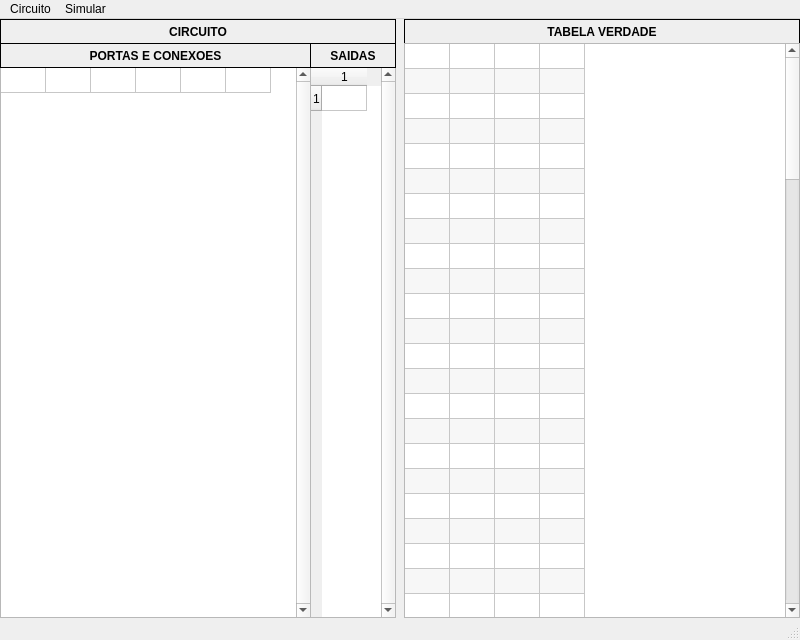
<?xml version="1.0" encoding="UTF-8"?>
<ui version="4.0">
 <class>MainCircuito</class>
 <widget class="QMainWindow" name="MainCircuito">
  <property name="geometry">
   <rect>
    <x>0</x>
    <y>0</y>
    <width>800</width>
    <height>640</height>
   </rect>
  </property>
  <property name="windowTitle">
   <string>Simulador de Circuitos Digitais</string>
  </property>
  <widget class="QWidget" name="centralWidget">
   <widget class="QTableWidget" name="tablePortas">
    <property name="geometry">
     <rect>
      <x>0</x>
      <y>48</y>
      <width>311</width>
      <height>551</height>
     </rect>
    </property>
    <property name="verticalScrollBarPolicy">
     <enum>Qt::ScrollBarAlwaysOn</enum>
    </property>
    <property name="horizontalScrollBarPolicy">
     <enum>Qt::ScrollBarAlwaysOff</enum>
    </property>
    <property name="editTriggers">
     <set>QAbstractItemView::NoEditTriggers</set>
    </property>
    <property name="tabKeyNavigation">
     <bool>false</bool>
    </property>
    <property name="alternatingRowColors">
     <bool>true</bool>
    </property>
    <property name="selectionMode">
     <enum>QAbstractItemView::SingleSelection</enum>
    </property>
    <property name="selectionBehavior">
     <enum>QAbstractItemView::SelectRows</enum>
    </property>
    <property name="rowCount">
     <number>1</number>
    </property>
    <property name="columnCount">
     <number>6</number>
    </property>
    <attribute name="horizontalHeaderVisible">
     <bool>false</bool>
    </attribute>
    <attribute name="horizontalHeaderDefaultSectionSize">
     <number>45</number>
    </attribute>
    <attribute name="horizontalHeaderHighlightSections">
     <bool>false</bool>
    </attribute>
    <attribute name="horizontalHeaderMinimumSectionSize">
     <number>25</number>
    </attribute>
    <attribute name="verticalHeaderVisible">
     <bool>false</bool>
    </attribute>
    <attribute name="verticalHeaderDefaultSectionSize">
     <number>25</number>
    </attribute>
    <attribute name="verticalHeaderMinimumSectionSize">
     <number>20</number>
    </attribute>
    <row/>
    <column/>
    <column/>
    <column/>
    <column/>
    <column/>
    <column/>
   </widget>
   <widget class="QLabel" name="labelPortas">
    <property name="geometry">
     <rect>
      <x>0</x>
      <y>24</y>
      <width>311</width>
      <height>25</height>
     </rect>
    </property>
    <property name="font">
     <font>
      <weight>75</weight>
      <bold>true</bold>
     </font>
    </property>
    <property name="frameShape">
     <enum>QFrame::Box</enum>
    </property>
    <property name="text">
     <string>PORTAS E CONEXOES</string>
    </property>
    <property name="alignment">
     <set>Qt::AlignCenter</set>
    </property>
   </widget>
   <widget class="QTableWidget" name="tableSaidas">
    <property name="geometry">
     <rect>
      <x>310</x>
      <y>48</y>
      <width>86</width>
      <height>551</height>
     </rect>
    </property>
    <property name="verticalScrollBarPolicy">
     <enum>Qt::ScrollBarAlwaysOn</enum>
    </property>
    <property name="horizontalScrollBarPolicy">
     <enum>Qt::ScrollBarAlwaysOff</enum>
    </property>
    <property name="editTriggers">
     <set>QAbstractItemView::NoEditTriggers</set>
    </property>
    <property name="tabKeyNavigation">
     <bool>false</bool>
    </property>
    <property name="alternatingRowColors">
     <bool>true</bool>
    </property>
    <property name="selectionMode">
     <enum>QAbstractItemView::SingleSelection</enum>
    </property>
    <property name="selectionBehavior">
     <enum>QAbstractItemView::SelectRows</enum>
    </property>
    <property name="rowCount">
     <number>1</number>
    </property>
    <property name="columnCount">
     <number>1</number>
    </property>
    <attribute name="horizontalHeaderDefaultSectionSize">
     <number>45</number>
    </attribute>
    <attribute name="horizontalHeaderHighlightSections">
     <bool>false</bool>
    </attribute>
    <attribute name="horizontalHeaderMinimumSectionSize">
     <number>25</number>
    </attribute>
    <attribute name="verticalHeaderDefaultSectionSize">
     <number>25</number>
    </attribute>
    <attribute name="verticalHeaderMinimumSectionSize">
     <number>20</number>
    </attribute>
    <row/>
    <column/>
   </widget>
   <widget class="QLabel" name="labelSaidas">
    <property name="geometry">
     <rect>
      <x>310</x>
      <y>24</y>
      <width>86</width>
      <height>25</height>
     </rect>
    </property>
    <property name="font">
     <font>
      <weight>75</weight>
      <bold>true</bold>
     </font>
    </property>
    <property name="frameShape">
     <enum>QFrame::Box</enum>
    </property>
    <property name="text">
     <string>SAIDAS</string>
    </property>
    <property name="alignment">
     <set>Qt::AlignCenter</set>
    </property>
   </widget>
   <widget class="QLabel" name="labelCircuito">
    <property name="geometry">
     <rect>
      <x>0</x>
      <y>0</y>
      <width>396</width>
      <height>25</height>
     </rect>
    </property>
    <property name="font">
     <font>
      <weight>75</weight>
      <bold>true</bold>
     </font>
    </property>
    <property name="frameShape">
     <enum>QFrame::Box</enum>
    </property>
    <property name="text">
     <string>CIRCUITO</string>
    </property>
    <property name="alignment">
     <set>Qt::AlignCenter</set>
    </property>
   </widget>
   <widget class="QLabel" name="labelCircuito_2">
    <property name="geometry">
     <rect>
      <x>404</x>
      <y>0</y>
      <width>396</width>
      <height>25</height>
     </rect>
    </property>
    <property name="font">
     <font>
      <weight>75</weight>
      <bold>true</bold>
     </font>
    </property>
    <property name="frameShape">
     <enum>QFrame::Box</enum>
    </property>
    <property name="text">
     <string>TABELA VERDADE</string>
    </property>
    <property name="alignment">
     <set>Qt::AlignCenter</set>
    </property>
   </widget>
   <widget class="QTableWidget" name="tableTabelaVerdade">
    <property name="geometry">
     <rect>
      <x>404</x>
      <y>24</y>
      <width>396</width>
      <height>575</height>
     </rect>
    </property>
    <property name="verticalScrollBarPolicy">
     <enum>Qt::ScrollBarAlwaysOn</enum>
    </property>
    <property name="horizontalScrollBarPolicy">
     <enum>Qt::ScrollBarAsNeeded</enum>
    </property>
    <property name="editTriggers">
     <set>QAbstractItemView::NoEditTriggers</set>
    </property>
    <property name="tabKeyNavigation">
     <bool>false</bool>
    </property>
    <property name="alternatingRowColors">
     <bool>true</bool>
    </property>
    <property name="selectionMode">
     <enum>QAbstractItemView::NoSelection</enum>
    </property>
    <property name="selectionBehavior">
     <enum>QAbstractItemView::SelectItems</enum>
    </property>
    <property name="rowCount">
     <number>99</number>
    </property>
    <property name="columnCount">
     <number>4</number>
    </property>
    <attribute name="horizontalHeaderVisible">
     <bool>false</bool>
    </attribute>
    <attribute name="horizontalHeaderDefaultSectionSize">
     <number>45</number>
    </attribute>
    <attribute name="horizontalHeaderHighlightSections">
     <bool>false</bool>
    </attribute>
    <attribute name="horizontalHeaderMinimumSectionSize">
     <number>25</number>
    </attribute>
    <attribute name="verticalHeaderVisible">
     <bool>false</bool>
    </attribute>
    <attribute name="verticalHeaderDefaultSectionSize">
     <number>25</number>
    </attribute>
    <attribute name="verticalHeaderHighlightSections">
     <bool>false</bool>
    </attribute>
    <row/>
    <row/>
    <row/>
    <row/>
    <row/>
    <row/>
    <row/>
    <row/>
    <row/>
    <row/>
    <row/>
    <row/>
    <row/>
    <row/>
    <row/>
    <row/>
    <row/>
    <row/>
    <row/>
    <row/>
    <row/>
    <row/>
    <row/>
    <row/>
    <row/>
    <row/>
    <row/>
    <row/>
    <row/>
    <row/>
    <row/>
    <row/>
    <row/>
    <row/>
    <row/>
    <row/>
    <row/>
    <row/>
    <row/>
    <row/>
    <row/>
    <row/>
    <row/>
    <row/>
    <row/>
    <row/>
    <row/>
    <row/>
    <row/>
    <row/>
    <row/>
    <row/>
    <row/>
    <row/>
    <row/>
    <row/>
    <row/>
    <row/>
    <row/>
    <row/>
    <row/>
    <row/>
    <row/>
    <row/>
    <row/>
    <row/>
    <row/>
    <row/>
    <row/>
    <row/>
    <row/>
    <row/>
    <row/>
    <row/>
    <row/>
    <row/>
    <row/>
    <row/>
    <row/>
    <row/>
    <row/>
    <row/>
    <row/>
    <row/>
    <row/>
    <row/>
    <row/>
    <row/>
    <row/>
    <row/>
    <row/>
    <row/>
    <row/>
    <row/>
    <row/>
    <row/>
    <row/>
    <row/>
    <row/>
    <column/>
    <column/>
    <column/>
    <column/>
   </widget>
  </widget>
  <widget class="QMenuBar" name="menuBar">
   <property name="geometry">
    <rect>
     <x>0</x>
     <y>0</y>
     <width>800</width>
     <height>21</height>
    </rect>
   </property>
   <widget class="QMenu" name="menuCircuito">
    <property name="title">
     <string>Circuito</string>
    </property>
    <addaction name="actionNovo"/>
    <addaction name="actionLer"/>
    <addaction name="actionSalvar"/>
    <addaction name="separator"/>
    <addaction name="actionSair"/>
   </widget>
   <widget class="QMenu" name="menuSimular">
    <property name="title">
     <string>Simular</string>
    </property>
    <addaction name="actionGerar_tabela"/>
   </widget>
   <addaction name="menuCircuito"/>
   <addaction name="menuSimular"/>
  </widget>
  <widget class="QStatusBar" name="statusBar"/>
  <action name="actionNovo">
   <property name="text">
    <string>Novo...</string>
   </property>
  </action>
  <action name="actionLer">
   <property name="text">
    <string>Ler...</string>
   </property>
  </action>
  <action name="actionSalvar">
   <property name="text">
    <string>Salvar...</string>
   </property>
  </action>
  <action name="actionSair">
   <property name="text">
    <string>Sair</string>
   </property>
  </action>
  <action name="actionGerar_tabela">
   <property name="text">
    <string>Gerar tabela</string>
   </property>
  </action>
 </widget>
 <layoutdefault spacing="6" margin="11"/>
 <resources/>
 <connections/>
</ui>
